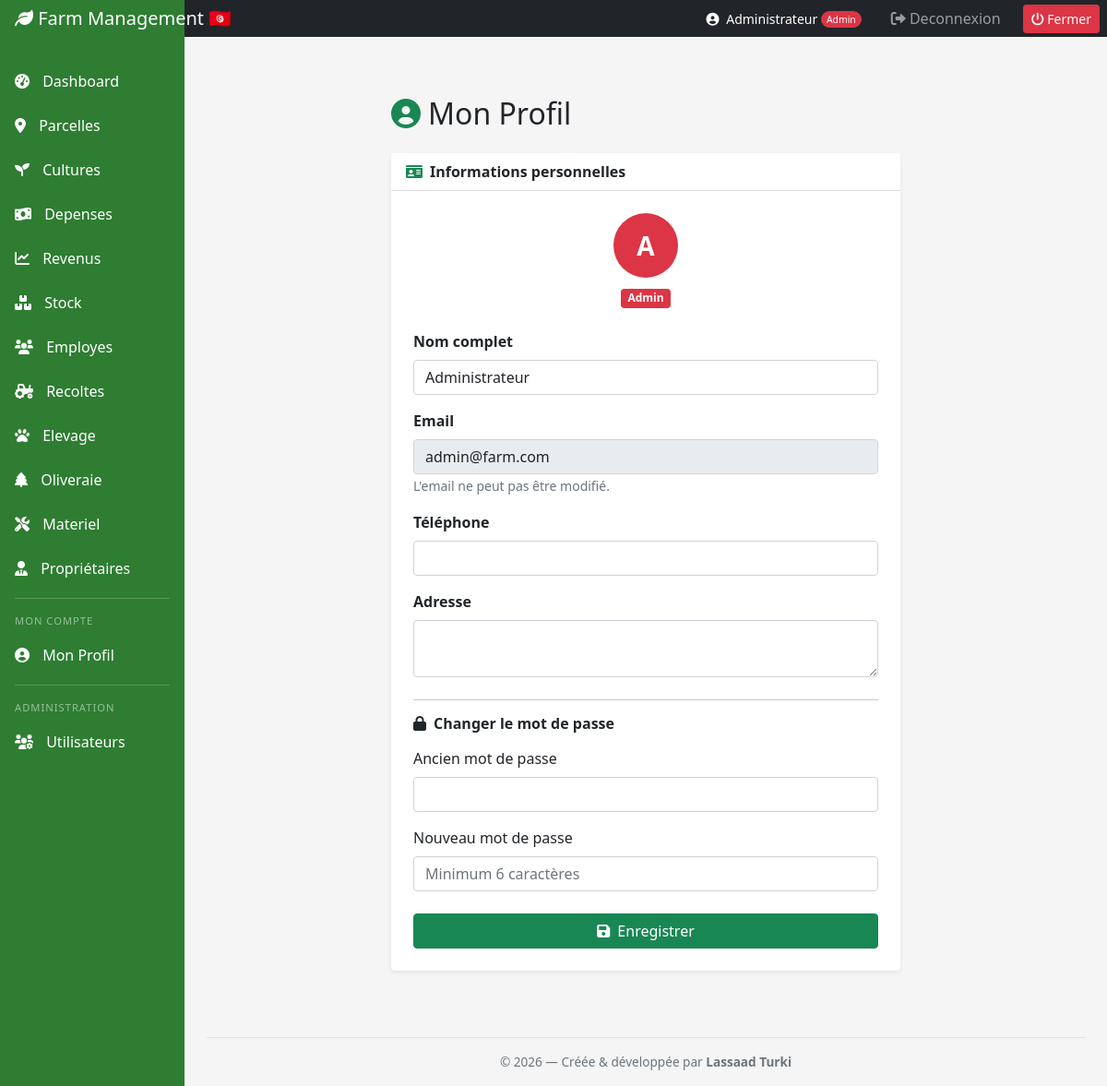
Screenshot of /profile (signed in) with the database file from the repository.
### models/__init__.py (models this page shows, shortened)
class User(UserMixin, db.Model):
    __tablename__ = 'users'
    id = db.Column(db.Integer, primary_key=True)
    nom = db.Column(db.String(100), nullable=False)
    email = db.Column(db.String(100), unique=True, nullable=False)
    mot_de_passe = db.Column(db.String(255), nullable=False)
    role = db.Column(db.String(50), default='employee')
    date_creation = db.Column(db.DateTime, default=datetime.utcnow)
    is_active = db.Column(db.Boolean, default=True)
    telephone = db.Column(db.String(20))
    adresse = db.Column(db.Text)

### app.py (the view, shortened to what this page needs)
@app.route('/profile', methods=['GET', 'POST'])
@login_required
def profile():
    return render_template('admin/profile.html')

### app.py (called while the page is built)
@login_manager.user_loader
def load_user(user_id):
    return db.session.get(User, int(user_id))

### templates/admin/profile.html (shortened to what this page needs)
{% extends "base.html" %}
{% block content %}
<div class="container py-4" style="max-width: 600px;">
  <h2 class="mb-4"><i class="fas fa-user-circle text-success me-2"></i>Mon Profil</h2>
  <div class="card border-0 shadow-sm mb-4">
    <div class="card-header bg-white fw-bold">
      <i class="fas fa-id-card me-2 text-success"></i>Informations personnelles
    </div>
    <div class="card-body p-4">
      <form method="POST">
        <div class="text-center mb-4">
          <div class="avatar-circle-lg bg-{{ 'danger' if current_user.role=='admin' else 'primary' if current_user.role=='manager' else 'success' }} mx-auto">
            {{ current_user.nom[0].upper() }}
          </div>
          <div class="mt-2">
            {% if current_user.role == 'admin' %}
              <span class="badge bg-danger">Admin</span>
            {% elif current_user.role == 'manager' %}
              <span class="badge bg-primary">Manager</span>
            {% else %}
              <span class="badge bg-success">Employé</span>
            {% endif %}
          </div>
        </div>
        <div class="mb-3">
          <label class="form-label fw-bold">Nom complet</label>
          <input type="text" name="nom" class="form-control" value="{{ current_user.nom }}" required>
        </div>
        <div class="mb-3">
          <label class="form-label fw-bold">Email</label>
          <input type="email" class="form-control" value="{{ current_user.email }}" disabled>
          <small class="text-muted">L'email ne peut pas être modifié.</small>
        </div>
        <div class="mb-3">
          <label class="form-label fw-bold">Téléphone</label>
          <input type="tel" name="telephone" class="form-control" value="{{ current_user.telephone or '' }}">
        </div>
        <div class="mb-4">
          <label class="form-label fw-bold">Adresse</label>
          <textarea name="adresse" class="form-control" rows="2">{{ current_user.adresse or '' }}</textarea>
        </div>
        <hr>
        <h6 class="fw-bold mb-3"><i class="fas fa-lock me-2"></i>Changer le mot de passe</h6>
        <div class="mb-3">
          <label class="form-label">Ancien mot de passe</label>
          <input type="password" name="old_password" class="form-control">
        </div>
        <div class="mb-4">
          <label class="form-label">Nouveau mot de passe</label>
          <input type="password" name="new_password" class="form-control" minlength="6"
                 placeholder="Minimum 6 caractères">
        </div>
        <button type="submit" class="btn btn-success w-100">
          <i class="fas fa-save me-1"></i> Enregistrer
        </button>
      </form>
    </div>
  </div>
</div>
{% endblock %}

### templates/base.html (shortened to what this page needs)
<!DOCTYPE html>
<html lang="fr">
<head>
    <link href="https://cdn.jsdelivr.net/npm/bootstrap@5.1.3/dist/css/bootstrap.min.css" rel="stylesheet">
    <link href="https://cdnjs.cloudflare.com/ajax/libs/font-awesome/6.0.0/css/all.min.css" rel="stylesheet">
</head>
<body>
    <nav class="navbar navbar-dark sticky-top bg-dark flex-md-nowrap p-0">
        <a class="navbar-brand col-md-3 col-lg-2 me-0 px-3" href="{{ url_for('dashboard') }}">
            <i class="fas fa-leaf"></i> Farm Management 🇹🇳
        </a>
        <div class="navbar-nav ms-auto d-flex flex-row align-items-center">
            {% if current_user.is_authenticated %}
            <span class="text-white me-3 small">
                <i class="fas fa-user-circle me-1"></i>
                {{ current_user.nom }}
                {% if current_user.role == 'admin' %}
                    <span class="role-badge bg-danger text-white">Admin</span>
                {% elif current_user.role == 'manager' %}
                    <span class="role-badge bg-primary text-white">Manager</span>
                {% else %}
                    <span class="role-badge bg-success text-white">Employé</span>
                {% endif %}
            </span>
            {% endif %}
            <div class="nav-item text-nowrap">
                <a class="nav-link px-3" href="{{ url_for('logout') }}">
                    <i class="fas fa-sign-out-alt"></i> Deconnexion
                </a>
            </div>
	    <div class="nav-item text-nowrap">
   		 <button onclick="if(confirm('Fermer l\'application ?')) window.close();"
            	 class="btn btn-sm btn-danger ms-2 me-2">
        	 	<i class="fas fa-power-off"></i> Fermer
    		 </button>
	   </div>
        </div>
    </nav>
    <div class="container-fluid">
        <div class="row">
            <nav class="col-md-3 col-lg-2 d-md-block sidebar">
                <div class="position-sticky pt-3">
                    <ul class="nav flex-column">
                        <li class="nav-item"><a class="nav-link" href="{{ url_for('dashboard') }}"><i class="fas fa-tachometer-alt"></i> Dashboard</a></li>
                        <li class="nav-item"><a class="nav-link" href="{{ url_for('plots') }}"><i class="fas fa-map-marker-alt"></i> Parcelles</a></li>
                        <li class="nav-item"><a class="nav-link" href="{{ url_for('crops') }}"><i class="fas fa-seedling"></i> Cultures</a></li>
                        <li class="nav-item"><a class="nav-link" href="{{ url_for('expenses') }}"><i class="fas fa-money-bill-wave"></i> Depenses</a></li>
                        <li class="nav-item"><a class="nav-link" href="{{ url_for('revenues') }}"><i class="fas fa-chart-line"></i> Revenus</a></li>
                        <li class="nav-item"><a class="nav-link" href="{{ url_for('inventory') }}"><i class="fas fa-boxes"></i> Stock</a></li>
                        <li class="nav-item"><a class="nav-link" href="{{ url_for('employees') }}"><i class="fas fa-users"></i> Employes</a></li>
                        <li class="nav-item"><a class="nav-link" href="{{ url_for('harvests') }}"><i class="fas fa-tractor"></i> Recoltes</a></li>
                        <li class="nav-item"><a class="nav-link" href="{{ url_for('livestock_dashboard') }}"><i class="fas fa-paw"></i> Elevage</a></li>
                        <li class="nav-item"><a class="nav-link" href="{{ url_for('oliviers') }}"><i class="fas fa-tree"></i> Oliveraie</a></li>
                        <li class="nav-item"><a class="nav-link" href="{{ url_for('materiel') }}"><i class="fas fa-tools"></i> Materiel</a></li>
			<li class="nav-item"><a class="nav-link" href="{{ url_for('proprietaires') }}"><i class="fas fa-user-tie"></i> Propriétaires</a></li>
                        <div class="sidebar-divider"></div>
                        <div class="sidebar-section-label">Mon compte</div>
                        <li class="nav-item">
                            <a class="nav-link" href="{{ url_for('profile') }}">
                                <i class="fas fa-user-circle"></i> Mon Profil
                            </a>
                        </li>
                        {% if current_user.is_authenticated and current_user.role == 'admin' %}
                        <div class="sidebar-divider"></div>
                        <div class="sidebar-section-label">Administration</div>
                        <li class="nav-item">
                            <a class="nav-link" href="{{ url_for('admin_users') }}">
                                <i class="fas fa-users-cog"></i> Utilisateurs
                            </a>
                        </li>
                        {% endif %}
                    </ul>
                </div>
            </nav>
            <main class="col-md-9 ms-sm-auto col-lg-10 px-md-4">
                <div class="pt-3 pb-2 mb-3">
                </div>
              {% block content %}{% endblock %}
		<div class="text-center py-3 mt-4" style="border-top: 1px solid #dee2e6; color: #6c757d; font-size: 0.85rem;">
    			© 2026 — Créée &amp; développée par <strong>Lassaad Turki</strong>
		</div>
            </main>
        </div>
    </div>
</body>
</html>

### templates/base.html (style rules this page uses)
:root { --agricultural-green: #2E7D32; }
body { background-color: #f5f5f5; }
.sidebar { position: fixed; top: 0; bottom: 0; left: 0; z-index: 100; padding: 48px 0 0; background-color: var(--agricultural-green); }
.sidebar .nav-link { font-weight: 500; color: white; padding: 0.75rem 1rem; transition: all 0.3s; }
.sidebar .nav-link i { margin-right: 10px; }
.sidebar-divider { border-top: 1px solid rgba(255,255,255,0.2); margin: 0.5rem 1rem; }
.sidebar-section-label { color: rgba(255,255,255,0.5); font-size: 0.7rem; text-transform: uppercase; letter-spacing: 1px; padding: 0.5rem 1rem 0.25rem; }
.navbar-brand { background-color: var(--agricultural-green); }
.role-badge { font-size: 0.65rem; padding: 2px 6px; border-radius: 10px; vertical-align: middle; }

### templates/admin/profile.html (style rules this page uses)
.avatar-circle-lg { width: 70px; height: 70px; border-radius: 50%; display: flex; align-items: center; justify-content: center; color: white; font-weight: bold; font-size: 28px; }

### rows the page displays
User: nom "Administrateur", nom "A", email "admin@farm.com"
